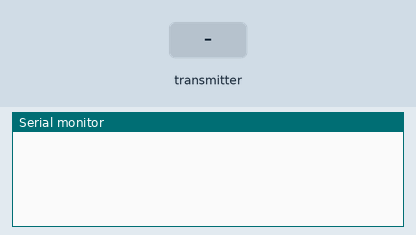
Simulated run of this sketch. Board: ESP32. Shown: the last lines printed to the serial monitor. The inputs (shaded band) are chosen by the test bench.

Above: at 1.2 s.
1.3 s: the transmitter starts sending message = Kanalwechsel
At 2.5 s:
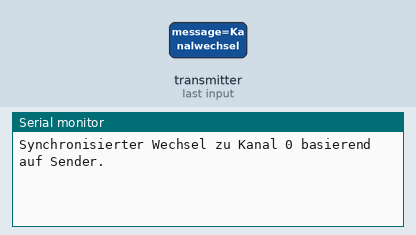
2.8 s: the transmitter starts sending currentChannel = 1024
At 3.8 s:
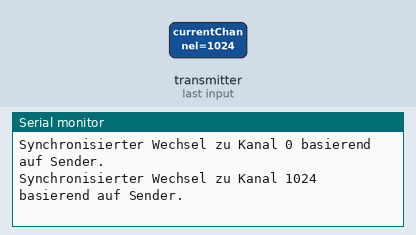
4.3 s: the transmitter starts sending currentChannel = 2048
At 4.9 s:
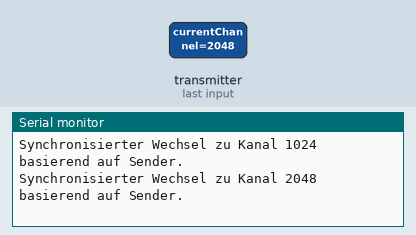

The sketch:

Empf_nger.ino
```cpp
#include <esp_now.h>
#include <WiFi.h>
#include <esp_wifi.h>

// Struktur für die empfangenen Daten
typedef struct struct_message
{
    char message[230];
    int Sequenznummer;
    float Packetverlust;
    int currentChannel;
    bool ackReceived;
} struct_message;

struct_message myData;

// Variablen für die Datenrate
unsigned long startTime = millis();
unsigned long packetCount = 0;

// Globale Variablen für gespeicherte Daten
char lastMacStr[18] = "";
int8_t lastRssi = 0;
int lastLen = 0;
char lastMessage[240] = "";
int lastSequenznumber = 0;
float lastPackLossRate = 0.00;
bool newDataReceived = false;

// Kanalvariablen
int currentChannel = 6;
const int maxChannels = 13;
unsigned long lastDataReceived = millis();
unsigned long lastChannelSwitch = millis();

// Callback-Funktion für empfangene Daten
void OnDataRecv(const esp_now_recv_info_t* msg_info, const uint8_t* incomingData, int len)
{
    memcpy(&myData, incomingData, sizeof(myData));
    packetCount++;

    // Synchronisierter Kanalwechsel, wenn Nachricht "Kanalwechsel" empfangen wird
    if (strcmp(myData.message, "Kanalwechsel") == 0)
    {
        if (myData.currentChannel != currentChannel)
        {
            currentChannel = myData.currentChannel;
            WiFi.setChannel(currentChannel);
            Serial.printf("Synchronisierter Wechsel zu Kanal %d basierend auf Sender.\n", currentChannel);
        }
    }

    // Daten in globale Variablen speichern
    snprintf(lastMacStr, sizeof(lastMacStr), "%02x:%02x:%02x:%02x:%02x:%02x",
             msg_info->src_addr[0], msg_info->src_addr[1],
             msg_info->src_addr[2], msg_info->src_addr[3],
             msg_info->src_addr[4], msg_info->src_addr[5]);

    lastRssi = msg_info->rx_ctrl->rssi;
    lastLen = len;
    memcpy(lastMessage, myData.message, sizeof(lastMessage));
    lastSequenznumber = myData.Sequenznummer;
    lastPackLossRate = myData.Packetverlust;
    newDataReceived = true;

    // Aktualisierung des Zeitstempels für den letzten Empfang
    lastDataReceived = millis();
}

// Funktion zur Ausgabe der Datenrate
void printDataRate()
{
    unsigned long currentTime = millis();
    float elapsedSeconds = (currentTime - startTime) / 1000.0;
    float dataRate = (packetCount * sizeof(struct_message)) / elapsedSeconds;

    // Immer Datenrate ausgeben
    Serial.printf("Datenrate: %.2f Byte/s | %.2f kbit/s\n",
                  dataRate, dataRate * 8 / 1024);

    // Nur bei neuen Daten Details anzeigen
    if (newDataReceived)
    {
        Serial.print("Letzte MAC: ");
        Serial.println(lastMacStr);
        Serial.print("RSSI: ");
        Serial.print(lastRssi);
        Serial.println(" dBm");
        Serial.print("Bytes: ");
        Serial.println(lastLen);
        Serial.print("Nachricht: ");
        Serial.println(lastMessage);
        Serial.print("Sequenz: ");
        Serial.println(lastSequenznumber);
        Serial.print("Packetverlust: ");
        Serial.print(lastPackLossRate);
        Serial.println("%");
        Serial.println("-------------------");

        newDataReceived = false;
    }

    packetCount = 0;
    startTime = currentTime;
}

void setup()
{
    Serial.begin(115200);
    WiFi.mode(WIFI_AP_STA);
    WiFi.channel(currentChannel);

    // Ensure WiFi is set to 802.11b (needed for LR mode)
    esp_wifi_set_protocol(WIFI_IF_STA, WIFI_PROTOCOL_LR);
    esp_wifi_set_protocol(WIFI_IF_AP, WIFI_PROTOCOL_LR);

    if (esp_now_init() != ESP_OK)
    {
        Serial.println("ESP-NOW Initialisierung fehlgeschlagen");
        return;
    }

    esp_now_register_recv_cb(OnDataRecv);
}

void loop()
{
    static unsigned long lastPrint = 0;

    // Datenrate alle 10 Sekunden ausgeben
    if (millis() - lastPrint >= 10000)
    {
        printDataRate();
        lastPrint = millis();
    }

    // Unabhängiger Kanalwechsel nach 15 Sekunden ohne Empfang
    if (millis() - lastDataReceived > 15000)
    {
        if (millis() - lastChannelSwitch > 15000)
        {
            currentChannel++;
            if (currentChannel > maxChannels)
            {
                currentChannel = 1;
            }
            WiFi.setChannel(currentChannel);
            Serial.printf("Kein Empfang. Unabhängiger Wechsel zu Kanal %d\n", currentChannel);
            lastChannelSwitch = millis();
        }
    }
}
```

Measured:
- after the input at 1.3 s, the serial monitor: prints a new line at once (image 1)
- after the input at 2.8 s, the serial monitor: prints a new line at once (image 2)
- after the input at 4.3 s, the serial monitor: prints a new line at once (image 3)
